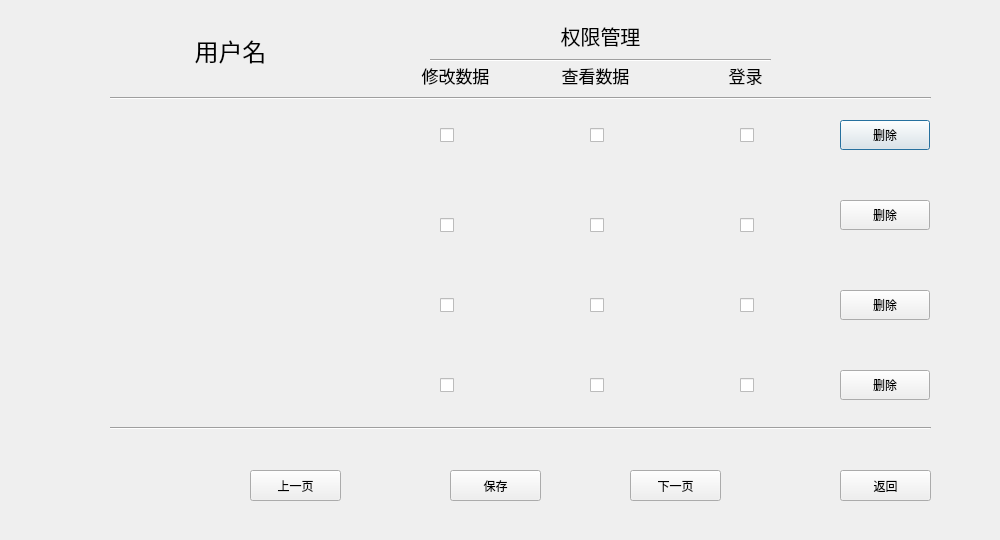
<?xml version="1.0" encoding="UTF-8"?>
<ui version="4.0">
 <class>PeopleMgr</class>
 <widget class="QDialog" name="PeopleMgr">
  <property name="geometry">
   <rect>
    <x>0</x>
    <y>0</y>
    <width>1000</width>
    <height>540</height>
   </rect>
  </property>
  <property name="windowTitle">
   <string>Dialog</string>
  </property>
  <widget class="QCheckBox" name="check_11">
   <property name="geometry">
    <rect>
     <x>440</x>
     <y>120</y>
     <width>30</width>
     <height>30</height>
    </rect>
   </property>
   <property name="text">
    <string/>
   </property>
  </widget>
  <widget class="QCheckBox" name="check_12">
   <property name="geometry">
    <rect>
     <x>590</x>
     <y>120</y>
     <width>30</width>
     <height>30</height>
    </rect>
   </property>
   <property name="text">
    <string/>
   </property>
  </widget>
  <widget class="QCheckBox" name="check_13">
   <property name="geometry">
    <rect>
     <x>740</x>
     <y>120</y>
     <width>30</width>
     <height>30</height>
    </rect>
   </property>
   <property name="text">
    <string/>
   </property>
  </widget>
  <widget class="QPushButton" name="del_1">
   <property name="geometry">
    <rect>
     <x>840</x>
     <y>120</y>
     <width>90</width>
     <height>30</height>
    </rect>
   </property>
   <property name="text">
    <string>删除</string>
   </property>
  </widget>
  <widget class="QLabel" name="label_2">
   <property name="geometry">
    <rect>
     <x>420</x>
     <y>60</y>
     <width>71</width>
     <height>31</height>
    </rect>
   </property>
   <property name="font">
    <font>
     <pointsize>13</pointsize>
    </font>
   </property>
   <property name="text">
    <string>修改数据</string>
   </property>
   <property name="alignment">
    <set>Qt::AlignCenter</set>
   </property>
  </widget>
  <widget class="QLabel" name="label_3">
   <property name="geometry">
    <rect>
     <x>560</x>
     <y>60</y>
     <width>71</width>
     <height>31</height>
    </rect>
   </property>
   <property name="font">
    <font>
     <pointsize>13</pointsize>
    </font>
   </property>
   <property name="text">
    <string>查看数据</string>
   </property>
   <property name="alignment">
    <set>Qt::AlignCenter</set>
   </property>
  </widget>
  <widget class="QLabel" name="label_4">
   <property name="geometry">
    <rect>
     <x>720</x>
     <y>60</y>
     <width>51</width>
     <height>31</height>
    </rect>
   </property>
   <property name="font">
    <font>
     <pointsize>13</pointsize>
    </font>
   </property>
   <property name="text">
    <string>登录</string>
   </property>
   <property name="alignment">
    <set>Qt::AlignCenter</set>
   </property>
  </widget>
  <widget class="QLabel" name="label_6">
   <property name="geometry">
    <rect>
     <x>130</x>
     <y>20</y>
     <width>201</width>
     <height>61</height>
    </rect>
   </property>
   <property name="font">
    <font>
     <pointsize>18</pointsize>
    </font>
   </property>
   <property name="text">
    <string>用户名</string>
   </property>
   <property name="alignment">
    <set>Qt::AlignCenter</set>
   </property>
  </widget>
  <widget class="QLabel" name="user_1">
   <property name="geometry">
    <rect>
     <x>130</x>
     <y>120</y>
     <width>200</width>
     <height>30</height>
    </rect>
   </property>
   <property name="text">
    <string/>
   </property>
   <property name="alignment">
    <set>Qt::AlignCenter</set>
   </property>
  </widget>
  <widget class="QPushButton" name="del_2">
   <property name="geometry">
    <rect>
     <x>840</x>
     <y>200</y>
     <width>90</width>
     <height>30</height>
    </rect>
   </property>
   <property name="text">
    <string>删除</string>
   </property>
  </widget>
  <widget class="QCheckBox" name="check_23">
   <property name="geometry">
    <rect>
     <x>740</x>
     <y>210</y>
     <width>30</width>
     <height>30</height>
    </rect>
   </property>
   <property name="text">
    <string/>
   </property>
  </widget>
  <widget class="QLabel" name="user_2">
   <property name="geometry">
    <rect>
     <x>130</x>
     <y>210</y>
     <width>200</width>
     <height>30</height>
    </rect>
   </property>
   <property name="text">
    <string/>
   </property>
   <property name="alignment">
    <set>Qt::AlignCenter</set>
   </property>
  </widget>
  <widget class="QCheckBox" name="check_21">
   <property name="geometry">
    <rect>
     <x>440</x>
     <y>210</y>
     <width>30</width>
     <height>30</height>
    </rect>
   </property>
   <property name="text">
    <string/>
   </property>
  </widget>
  <widget class="QCheckBox" name="check_22">
   <property name="geometry">
    <rect>
     <x>590</x>
     <y>210</y>
     <width>30</width>
     <height>30</height>
    </rect>
   </property>
   <property name="text">
    <string/>
   </property>
  </widget>
  <widget class="QPushButton" name="del_3">
   <property name="geometry">
    <rect>
     <x>840</x>
     <y>290</y>
     <width>90</width>
     <height>30</height>
    </rect>
   </property>
   <property name="text">
    <string>删除</string>
   </property>
  </widget>
  <widget class="QLabel" name="user_3">
   <property name="geometry">
    <rect>
     <x>130</x>
     <y>290</y>
     <width>200</width>
     <height>30</height>
    </rect>
   </property>
   <property name="text">
    <string/>
   </property>
   <property name="alignment">
    <set>Qt::AlignCenter</set>
   </property>
  </widget>
  <widget class="QLabel" name="label_5">
   <property name="geometry">
    <rect>
     <x>430</x>
     <y>20</y>
     <width>341</width>
     <height>31</height>
    </rect>
   </property>
   <property name="font">
    <font>
     <pointsize>15</pointsize>
    </font>
   </property>
   <property name="text">
    <string>权限管理</string>
   </property>
   <property name="alignment">
    <set>Qt::AlignCenter</set>
   </property>
  </widget>
  <widget class="QCheckBox" name="check_41">
   <property name="geometry">
    <rect>
     <x>440</x>
     <y>370</y>
     <width>30</width>
     <height>30</height>
    </rect>
   </property>
   <property name="text">
    <string/>
   </property>
  </widget>
  <widget class="QCheckBox" name="check_43">
   <property name="geometry">
    <rect>
     <x>740</x>
     <y>370</y>
     <width>30</width>
     <height>30</height>
    </rect>
   </property>
   <property name="text">
    <string/>
   </property>
  </widget>
  <widget class="QCheckBox" name="check_42">
   <property name="geometry">
    <rect>
     <x>590</x>
     <y>370</y>
     <width>30</width>
     <height>30</height>
    </rect>
   </property>
   <property name="text">
    <string/>
   </property>
  </widget>
  <widget class="QLabel" name="user_4">
   <property name="geometry">
    <rect>
     <x>130</x>
     <y>370</y>
     <width>200</width>
     <height>30</height>
    </rect>
   </property>
   <property name="text">
    <string/>
   </property>
   <property name="alignment">
    <set>Qt::AlignCenter</set>
   </property>
  </widget>
  <widget class="QPushButton" name="del_4">
   <property name="geometry">
    <rect>
     <x>840</x>
     <y>370</y>
     <width>90</width>
     <height>30</height>
    </rect>
   </property>
   <property name="text">
    <string>删除</string>
   </property>
  </widget>
  <widget class="Line" name="line">
   <property name="geometry">
    <rect>
     <x>110</x>
     <y>90</y>
     <width>821</width>
     <height>16</height>
    </rect>
   </property>
   <property name="orientation">
    <enum>Qt::Horizontal</enum>
   </property>
  </widget>
  <widget class="Line" name="line_2">
   <property name="geometry">
    <rect>
     <x>430</x>
     <y>50</y>
     <width>341</width>
     <height>20</height>
    </rect>
   </property>
   <property name="orientation">
    <enum>Qt::Horizontal</enum>
   </property>
  </widget>
  <widget class="Line" name="line_3">
   <property name="geometry">
    <rect>
     <x>110</x>
     <y>420</y>
     <width>821</width>
     <height>16</height>
    </rect>
   </property>
   <property name="orientation">
    <enum>Qt::Horizontal</enum>
   </property>
  </widget>
  <widget class="QPushButton" name="save">
   <property name="geometry">
    <rect>
     <x>450</x>
     <y>470</y>
     <width>91</width>
     <height>31</height>
    </rect>
   </property>
   <property name="text">
    <string>保存</string>
   </property>
  </widget>
  <widget class="QPushButton" name="pgup">
   <property name="geometry">
    <rect>
     <x>250</x>
     <y>470</y>
     <width>91</width>
     <height>31</height>
    </rect>
   </property>
   <property name="text">
    <string>上一页</string>
   </property>
  </widget>
  <widget class="QPushButton" name="pgdn">
   <property name="geometry">
    <rect>
     <x>630</x>
     <y>470</y>
     <width>91</width>
     <height>31</height>
    </rect>
   </property>
   <property name="text">
    <string>下一页</string>
   </property>
  </widget>
  <widget class="QCheckBox" name="check_33">
   <property name="geometry">
    <rect>
     <x>740</x>
     <y>290</y>
     <width>30</width>
     <height>30</height>
    </rect>
   </property>
   <property name="text">
    <string/>
   </property>
  </widget>
  <widget class="QCheckBox" name="check_32">
   <property name="geometry">
    <rect>
     <x>590</x>
     <y>290</y>
     <width>30</width>
     <height>30</height>
    </rect>
   </property>
   <property name="text">
    <string/>
   </property>
  </widget>
  <widget class="QCheckBox" name="check_31">
   <property name="geometry">
    <rect>
     <x>440</x>
     <y>290</y>
     <width>30</width>
     <height>30</height>
    </rect>
   </property>
   <property name="text">
    <string/>
   </property>
  </widget>
  <widget class="QPushButton" name="exit">
   <property name="geometry">
    <rect>
     <x>840</x>
     <y>470</y>
     <width>91</width>
     <height>31</height>
    </rect>
   </property>
   <property name="text">
    <string>返回</string>
   </property>
  </widget>
  <zorder>check_11</zorder>
  <zorder>check_12</zorder>
  <zorder>check_13</zorder>
  <zorder>del_1</zorder>
  <zorder>label_2</zorder>
  <zorder>label_3</zorder>
  <zorder>label_4</zorder>
  <zorder>label_6</zorder>
  <zorder>user_1</zorder>
  <zorder>del_2</zorder>
  <zorder>check_23</zorder>
  <zorder>user_2</zorder>
  <zorder>check_21</zorder>
  <zorder>check_22</zorder>
  <zorder>del_3</zorder>
  <zorder>user_3</zorder>
  <zorder>check_31</zorder>
  <zorder>check_32</zorder>
  <zorder>check_33</zorder>
  <zorder>label_5</zorder>
  <zorder>check_41</zorder>
  <zorder>check_43</zorder>
  <zorder>check_42</zorder>
  <zorder>user_4</zorder>
  <zorder>del_4</zorder>
  <zorder>line</zorder>
  <zorder>line_2</zorder>
  <zorder>line_3</zorder>
  <zorder>save</zorder>
  <zorder>pgup</zorder>
  <zorder>pgdn</zorder>
  <zorder>exit</zorder>
 </widget>
 <resources/>
 <connections/>
</ui>
